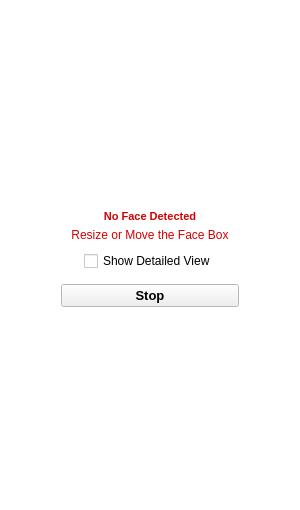
<?xml version="1.0" encoding="UTF-8"?>
<ui version="4.0">
 <class>active_model</class>
 <widget class="QWidget" name="active_model">
  <property name="geometry">
   <rect>
    <x>0</x>
    <y>0</y>
    <width>300</width>
    <height>510</height>
   </rect>
  </property>
  <property name="palette">
   <palette>
    <active>
     <colorrole role="Base">
      <brush brushstyle="SolidPattern">
       <color alpha="255">
        <red>255</red>
        <green>255</green>
        <blue>255</blue>
       </color>
      </brush>
     </colorrole>
     <colorrole role="Window">
      <brush brushstyle="SolidPattern">
       <color alpha="255">
        <red>255</red>
        <green>255</green>
        <blue>255</blue>
       </color>
      </brush>
     </colorrole>
    </active>
    <inactive>
     <colorrole role="Base">
      <brush brushstyle="SolidPattern">
       <color alpha="255">
        <red>255</red>
        <green>255</green>
        <blue>255</blue>
       </color>
      </brush>
     </colorrole>
     <colorrole role="Window">
      <brush brushstyle="SolidPattern">
       <color alpha="255">
        <red>255</red>
        <green>255</green>
        <blue>255</blue>
       </color>
      </brush>
     </colorrole>
    </inactive>
    <disabled>
     <colorrole role="Base">
      <brush brushstyle="SolidPattern">
       <color alpha="255">
        <red>255</red>
        <green>255</green>
        <blue>255</blue>
       </color>
      </brush>
     </colorrole>
     <colorrole role="Window">
      <brush brushstyle="SolidPattern">
       <color alpha="255">
        <red>255</red>
        <green>255</green>
        <blue>255</blue>
       </color>
      </brush>
     </colorrole>
    </disabled>
   </palette>
  </property>
  <property name="windowTitle">
   <string>Form</string>
  </property>
  <layout class="QVBoxLayout" name="verticalLayout_2">
   <item>
    <layout class="QVBoxLayout" name="active_model_layout">
     <item>
      <layout class="QVBoxLayout" name="icon_layout">
       <item>
        <layout class="QVBoxLayout" name="emotion_icon_layout">
         <property name="sizeConstraint">
          <enum>QLayout::SetFixedSize</enum>
         </property>
        </layout>
       </item>
       <item>
        <layout class="QVBoxLayout" name="warning_layout" stretch="0,0">
         <property name="spacing">
          <number>0</number>
         </property>
         <property name="sizeConstraint">
          <enum>QLayout::SetMaximumSize</enum>
         </property>
         <property name="topMargin">
          <number>7</number>
         </property>
         <property name="bottomMargin">
          <number>0</number>
         </property>
         <item>
          <widget class="QLabel" name="warning_label1">
           <property name="maximumSize">
            <size>
             <width>166666</width>
             <height>15</height>
            </size>
           </property>
           <property name="palette">
            <palette>
             <active>
              <colorrole role="WindowText">
               <brush brushstyle="SolidPattern">
                <color alpha="255">
                 <red>214</red>
                 <green>0</green>
                 <blue>0</blue>
                </color>
               </brush>
              </colorrole>
              <colorrole role="Text">
               <brush brushstyle="SolidPattern">
                <color alpha="255">
                 <red>218</red>
                 <green>0</green>
                 <blue>0</blue>
                </color>
               </brush>
              </colorrole>
              <colorrole role="ToolTipText">
               <brush brushstyle="SolidPattern">
                <color alpha="255">
                 <red>255</red>
                 <green>0</green>
                 <blue>0</blue>
                </color>
               </brush>
              </colorrole>
             </active>
             <inactive>
              <colorrole role="WindowText">
               <brush brushstyle="SolidPattern">
                <color alpha="255">
                 <red>214</red>
                 <green>0</green>
                 <blue>0</blue>
                </color>
               </brush>
              </colorrole>
              <colorrole role="Text">
               <brush brushstyle="SolidPattern">
                <color alpha="255">
                 <red>218</red>
                 <green>0</green>
                 <blue>0</blue>
                </color>
               </brush>
              </colorrole>
              <colorrole role="ToolTipText">
               <brush brushstyle="SolidPattern">
                <color alpha="255">
                 <red>255</red>
                 <green>0</green>
                 <blue>0</blue>
                </color>
               </brush>
              </colorrole>
             </inactive>
             <disabled>
              <colorrole role="WindowText">
               <brush brushstyle="SolidPattern">
                <color alpha="255">
                 <red>120</red>
                 <green>120</green>
                 <blue>120</blue>
                </color>
               </brush>
              </colorrole>
              <colorrole role="Text">
               <brush brushstyle="SolidPattern">
                <color alpha="255">
                 <red>120</red>
                 <green>120</green>
                 <blue>120</blue>
                </color>
               </brush>
              </colorrole>
              <colorrole role="ToolTipText">
               <brush brushstyle="SolidPattern">
                <color alpha="255">
                 <red>255</red>
                 <green>0</green>
                 <blue>0</blue>
                </color>
               </brush>
              </colorrole>
             </disabled>
            </palette>
           </property>
           <property name="font">
            <font>
             <family>Segoe UI Symbol</family>
             <pointsize>8</pointsize>
             <weight>75</weight>
             <bold>true</bold>
            </font>
           </property>
           <property name="text">
            <string>No Face Detected</string>
           </property>
           <property name="scaledContents">
            <bool>false</bool>
           </property>
           <property name="alignment">
            <set>Qt::AlignCenter</set>
           </property>
           <property name="wordWrap">
            <bool>false</bool>
           </property>
          </widget>
         </item>
         <item>
          <widget class="QLabel" name="warning_label2">
           <property name="maximumSize">
            <size>
             <width>166666</width>
             <height>21</height>
            </size>
           </property>
           <property name="palette">
            <palette>
             <active>
              <colorrole role="WindowText">
               <brush brushstyle="SolidPattern">
                <color alpha="255">
                 <red>214</red>
                 <green>0</green>
                 <blue>0</blue>
                </color>
               </brush>
              </colorrole>
             </active>
             <inactive>
              <colorrole role="WindowText">
               <brush brushstyle="SolidPattern">
                <color alpha="255">
                 <red>214</red>
                 <green>0</green>
                 <blue>0</blue>
                </color>
               </brush>
              </colorrole>
             </inactive>
             <disabled>
              <colorrole role="WindowText">
               <brush brushstyle="SolidPattern">
                <color alpha="255">
                 <red>120</red>
                 <green>120</green>
                 <blue>120</blue>
                </color>
               </brush>
              </colorrole>
             </disabled>
            </palette>
           </property>
           <property name="font">
            <font>
             <family>Segoe UI Symbol</family>
            </font>
           </property>
           <property name="text">
            <string>Resize or Move the Face Box</string>
           </property>
           <property name="alignment">
            <set>Qt::AlignCenter</set>
           </property>
          </widget>
         </item>
        </layout>
       </item>
       <item>
        <layout class="QVBoxLayout" name="detailed_view_layout">
         <property name="sizeConstraint">
          <enum>QLayout::SetMaximumSize</enum>
         </property>
         <item alignment="Qt::AlignHCenter">
          <widget class="QCheckBox" name="detailed_view_checkbox">
           <property name="font">
            <font>
             <family>Segoe UI Symbol</family>
            </font>
           </property>
           <property name="text">
            <string>Show Detailed View</string>
           </property>
           <property name="checked">
            <bool>false</bool>
           </property>
          </widget>
         </item>
        </layout>
       </item>
      </layout>
     </item>
     <item>
      <layout class="QHBoxLayout" name="button_layout">
       <property name="leftMargin">
        <number>50</number>
       </property>
       <property name="topMargin">
        <number>7</number>
       </property>
       <property name="rightMargin">
        <number>50</number>
       </property>
       <item>
        <widget class="QPushButton" name="stop_session_button">
         <property name="font">
          <font>
           <pointsize>10</pointsize>
           <weight>75</weight>
           <bold>true</bold>
          </font>
         </property>
         <property name="text">
          <string>Stop</string>
         </property>
        </widget>
       </item>
      </layout>
     </item>
    </layout>
   </item>
  </layout>
 </widget>
 <resources/>
 <connections/>
</ui>
